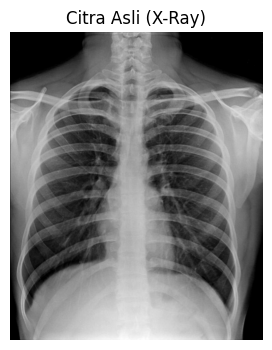
#> input picture x-ray.png, 272 x 350 px
$ python tugas13_kelompok_4_ti23a.py
#> lines starting #> are read from the running program, lines starting #| are printed output that depends on the picture
# =============================================
# Tugas Sesi 13 – Image Security (XOR Encryption)
# Study Kasus : Citra Medis X-Ray
# Kelompok 4 - TI23A
# =============================================

import cv2
import numpy as np
import matplotlib.pyplot as plt

# 1. Load Citra
img = cv2.imread('x-ray.png', cv2.IMREAD_GRAYSCALE)
#> img is the input picture: shape (350, 272); min 0, max 255, mean 134.4

if img is None:
    raise FileNotFoundError("❌ Gambar x-ray.png tidak ditemukan! Pastikan file ada di folder yang sama.")

print("✔️ Citra berhasil dimuat")

# 2. Preprocessing — Noise Reduction & Contrast Equalization

img_blur = cv2.GaussianBlur(img, (3,3), 0)
img_preprocessed = cv2.equalizeHist(img_blur)
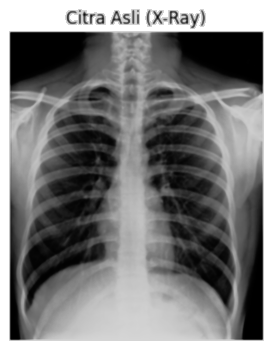
#> img_preprocessed: shape (350, 272); min 0, max 255, mean 122.9

# simpan untuk pembanding dekripsi
preprocessed_for_compare = img_preprocessed.copy()

print("✔️ Preprocessing selesai")

# 3. Enkripsi XOR
key = 170
encrypted_img = np.bitwise_xor(img_preprocessed, key)
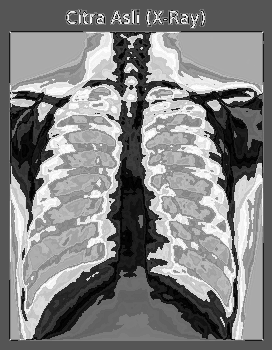
#> encrypted_img: shape (350, 272); min 1, max 255, mean 129.7

# simpan hasil enkripsi
cv2.imwrite('xray_encrypted.png', encrypted_img)
print("✔️ Citra terenkripsi disimpan sebagai: xray_encrypted.png")

# 4. Dekripsi XOR
decrypted_img = np.bitwise_xor(encrypted_img, key)
print("✔️ Dekripsi selesai")

# 5. Validasi Dekripsi
if np.array_equal(preprocessed_for_compare, decrypted_img):
    print("🟢 Dekripsi berhasil: Citra kembali sama setelah preprocessing")
else:
    print("🔴 Dekripsi gagal: Citra tidak sama")

# 6. Visualisasi Hasil
plt.figure(figsize=(12,4))

plt.subplot(1,3,1)
plt.imshow(img, cmap='gray')
plt.title('Citra Asli (X-Ray)')
plt.axis('off')

plt.subplot(1,3,2)
plt.imshow(encrypted_img, cmap='gray')
plt.title('Citra Terenkripsi (XOR)')
plt.axis('off')

plt.subplot(1,3,3)
plt.imshow(decrypted_img, cmap='gray')
plt.title('Citra Setelah Dekripsi')
plt.axis('off')

plt.show()
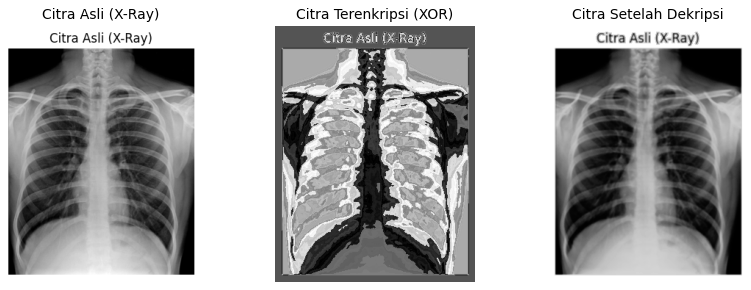
#> figure drawn by matplotlib, 3 panels

$ run again, with hasil citra x-ray.png copied over x-ray.png
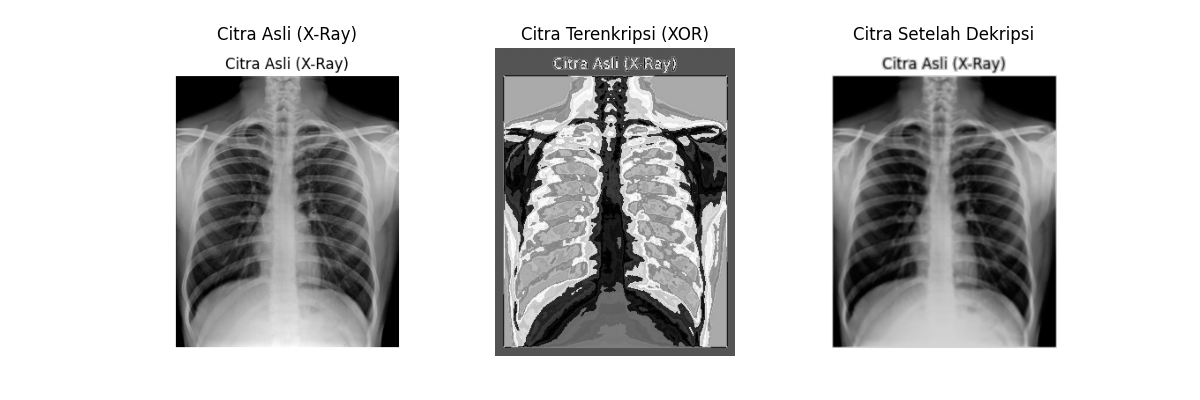
#> input picture hasil citra x-ray.png, 1200 x 400 px
#> img is the input picture: shape (400, 1200); min 0, max 255, mean 195.5
#> `encrypted_img = np.bitwise_xor(img_preprocessed, key)`:
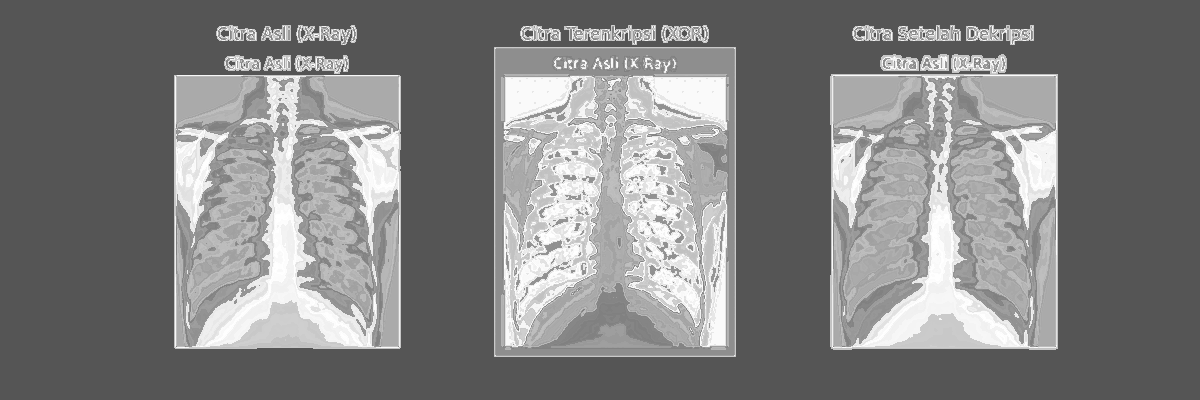
#> encrypted_img: shape (400, 1200); min 85, max 255, mean 129.7
#> `plt.show()`:
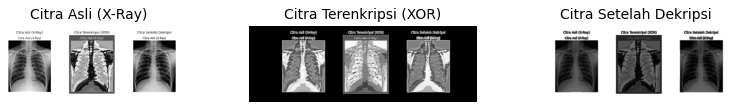
#> figure drawn by matplotlib, 3 panels
